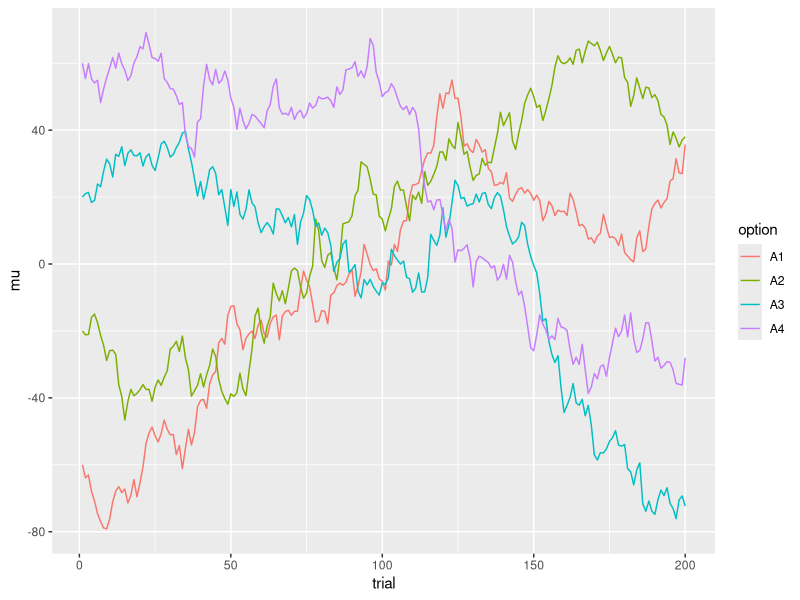

The R source for this figure:
set.seed(3) # set the random seed to replicate these results exactly
mu <- matrix(0.0,nrow=200,ncol=4) # to store the time-varying means
mu[1,] <- c(-60, -20, 20, 60) # initialize the means for t=1
for(t in 2:200) {
  mu[t,] <- mu[t-1,] + rnorm(4,mean=0,sd=4) # compute mean at t based on mean at t-1
}
rewards <- mu + rnorm(length(mu),mean=0,sd=4) # generate the stochastic rewards
mu <- as.data.frame(cbind(1:200,mu))
rewards <- as.data.frame(cbind(1:200,rewards))
colnames(rewards) <- colnames(mu) <- c("trial",paste0("A",1:4))

library(dplyr)
library(tidyr)
library(ggplot2)
mu %>%
  gather(key=option,value=mu,-trial) %>%
  ggplot(aes(x=trial,y=mu,colour=option)) + geom_line()
